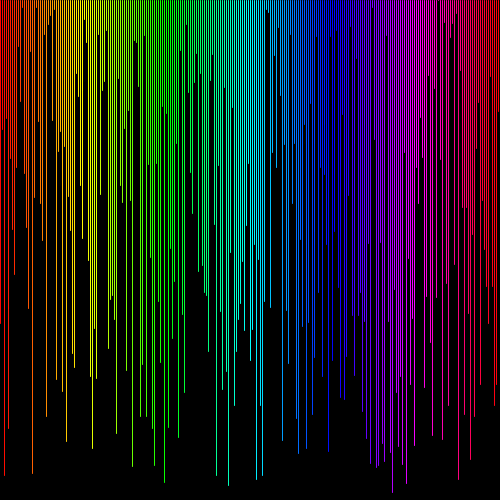
Frame 1 (no input)
Frame 60 (the mouse pressed at the canvas centre just before this capture): identical to frame 1, image omitted
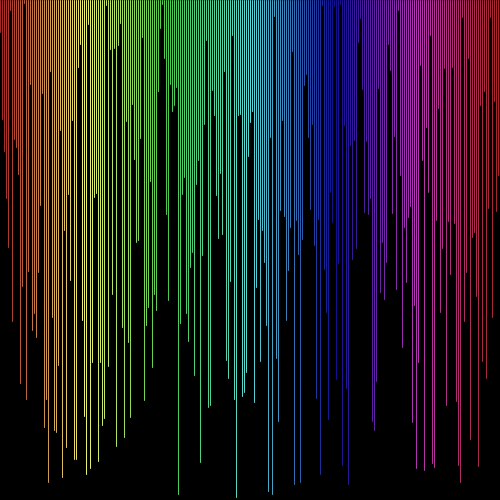
Frame 120 (the mouse held since frame 60 and released just before this capture)

The Processing sketch that drew these frames (run headless with seeded random() and noise(); from frame 60 on, the mouse is pressed at the canvas centre):

// Processing sketch: Arrays_Ejercicio_03
// ── Arrays_Ejercicio_03.pde
int nElementos = 250;
float [] valores = new float [nElementos];
color [] colores = new color [nElementos];

void setup() {
  size(500, 500);
  colorMode(HSB, 250, 100, 100);
  //Asignamos valores a los arrays
  for (int i=0; i<valores.length; i++) {
    valores[i] = random(height);
    colores[i] = color(i, 100, 100);
  }
  println(valores);
}

void draw() {
  background(0);
  for (int i=0; i<valores.length; i++) {
    stroke(colores[i]); //usamos el array de colores para pintar cada linea
    line(2*i, 0, 2*i, valores[i]); //usamos el array de 'valors´para el largo de cada linea
  }
}

void randomizar() {
  for (int i=0; i<valores.length; i++) {
    valores[i] = random(height);
  }
}

void acortar() {
  for (int i=0; i<valores.length; i++) {
    valores[i] = valores[i] / 2;
  }
}

void mousePressed() {
    randomizar();
}

void keyPressed() {
  if (key=='d') {
    acortar();
  }
}
